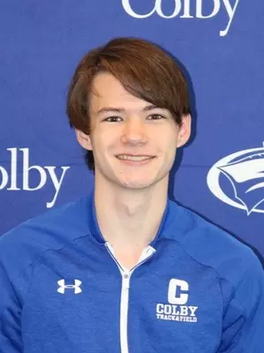
#> input picture dynamic_programming/Image_Compression_by_Seam_carving/dory.png, 264 x 353 px
$ python test2.py
#> lines starting #> are read from the running program, lines starting #| are printed output that depends on the picture
import numpy as np
from scipy.ndimage import sobel
from PIL import Image
from typing import Tuple, Union, Literal
from pathlib import Path

def calculate_energy(img_array: np.ndarray, eps: float = 1e-8) -> np.ndarray:
    """Calculate energy map with improved gradient calculation and color coherence"""
    if img_array.ndim != 3:
        raise ValueError("Input image must have 3 dimensions (height, width, channels)")

    height, width = img_array.shape[:2]
    energy_map = np.zeros((height, width))

    # RGB to grayscale weights (human perception)
    weights = np.array([0.299, 0.587, 0.114])

    for y in range(1, height):
        for x in range(width):
            if x == 0:
                left_cost = float('inf')
            else:
                left_cost = np.sum(np.abs(img_array[y, x] - img_array[y, x-1])) + \
                           np.sum(np.abs(img_array[y-1, x] - img_array[y, x-1]))

            if x == width-1:
                right_cost = float('inf')
            else:
                right_cost = np.sum(np.abs(img_array[y, x] - img_array[y, x+1])) + \
                            np.sum(np.abs(img_array[y-1, x] - img_array[y, x+1]))

            straight_cost = np.sum(np.abs(img_array[y-1, x] - img_array[y, x]))

            energy_map[y, x] = min(left_cost, straight_cost, right_cost)

    for channel, weight in enumerate(weights):
        sobel_x = sobel(img_array[:, :, channel], axis=0)
        sobel_y = sobel(img_array[:, :, channel], axis=1)
        energy_map += weight * np.hypot(sobel_x, sobel_y)

    for channel in range(3):
        grad_x = np.gradient(img_array[:, :, channel], axis=1)
        grad_y = np.gradient(img_array[:, :, channel], axis=0)
        color_coherence = 0.02 * (np.abs(grad_x) + np.abs(grad_y))
        energy_map += color_coherence

    energy_range = np.max(energy_map) - np.min(energy_map)
    if energy_range > eps:
        energy_map = (energy_map - np.min(energy_map)) / energy_range
    else:
        energy_map = np.zeros_like(energy_map)

    return energy_map

def find_vertical_seam(energy_map: np.ndarray) -> np.ndarray:
    """Find vertical seam with improved handling of flat regions and edges"""
    height, width = energy_map.shape
    dp = np.copy(energy_map)
    backtrack = np.zeros((height, width), dtype=np.int32)

    dp += np.random.random(dp.shape) * 1e-5

    for i in range(1, height):
        for j in range(width):
            if j == 0:
                neighbors = dp[i-1, j:j+2]
                min_idx = np.argmin(neighbors)
                backtrack[i, j] = min_idx
                dp[i, j] += neighbors[min_idx]
            elif j == width-1:
                neighbors = dp[i-1, j-1:j+1]
                min_idx = np.argmin(neighbors)
                backtrack[i, j] = min_idx - 1
                dp[i, j] += neighbors[min_idx]
            else:
                neighbors = dp[i-1, j-1:j+2]
                min_idx = np.argmin(neighbors)
                backtrack[i, j] = min_idx - 1
                dp[i, j] += neighbors[min_idx]

    seam = np.zeros(height, dtype=np.int32)
    seam[-1] = np.argmin(dp[-1])

    for i in range(height - 2, -1, -1):
        offset = backtrack[i + 1, seam[i + 1]]
        seam[i] = np.clip(seam[i + 1] + offset, 0, width - 1)


    return seam

def remove_seam(img_array: np.ndarray, seam: np.ndarray, axis: int = 1) -> np.ndarray:
    """Remove seam with color blending at removal points."""
    if axis not in (0, 1):
        raise ValueError("Axis must be 0 (horizontal) or 1 (vertical)")

    height, width, channels = img_array.shape

    if axis == 1:  # Vertical seam
        new_array = np.zeros((height, width-1, channels), dtype=img_array.dtype)

        for i in range(height):
            # Blend colors if the seam pixel isn't at the edge
            if 0 < seam[i] < width - 1:
                left_color = img_array[i, seam[i]-1].astype(float)
                right_color = img_array[i, seam[i]+1].astype(float)
                blend_color = ((left_color + right_color) / 2).astype(img_array.dtype)
            else:
                blend_color = img_array[i, seam[i]].astype(img_array.dtype)

            # Copy pixels left of the seam
            new_array[i, :seam[i]] = img_array[i, :seam[i]]
            # Place the blended color at the seam position
            if seam[i] < width - 1:
                new_array[i, seam[i]-1] = blend_color
            # Copy pixels right of the seam
            new_array[i, seam[i]:] = img_array[i, seam[i]+1:]

        return new_array

    else:  # Horizontal seam
        return remove_seam(img_array.transpose(1, 0, 2), seam, axis=1).transpose(1, 0, 2)


def compress_image(
    image_path: Union[str, Path],
    num_seams: int,
    direction: Literal['both', 'vertical', 'horizontal'] = 'both',
    min_dimension: int = 2
) -> Image.Image:
    """Compress image without logging"""
#> called with image_path = 'dory.png', num_seams = 120, direction = 'both', min_dimension = 2
    if not Path(image_path).exists():
        raise FileNotFoundError(f"Image file not found: {image_path}")

    img = np.array(Image.open(image_path))
#> img is the input picture: shape (353, 264, 3); mean R, G, B 97.7, 112.3, 166.9
    original_aspect = img.shape[1] / img.shape[0]
#> original_aspect = 0.748

    if direction == 'both':
        aspect_weight = min(max(original_aspect - 1.0, 0), 1)
#> aspect_weight = 0
        v_seams = int(num_seams * (0.5 + 0.2 * aspect_weight))
#> v_seams = 60
        h_seams = num_seams - v_seams
#> h_seams = 60
    elif direction == 'vertical':
        v_seams, h_seams = num_seams, 0
    else:
        v_seams, h_seams = 0, num_seams

    recalc_interval = 10

    for i in range(v_seams):
        if img.shape[1] <= min_dimension:
            break

        if i % recalc_interval == 0:
            energy_map = calculate_energy(img)

        seam = find_vertical_seam(energy_map)
        img = remove_seam(img, seam, axis=1)
#> this loop made 2 passes
#> pass 1, in compress_image, `energy_map = calculate_energy(img)`:
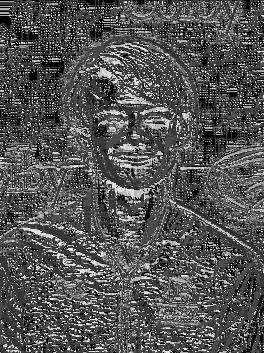
#> energy_map: shape (353, 264) float64; min 0, max 1, mean 0.33
#> pass 1, in compress_image, `img = remove_seam(img, seam, axis=1)`:
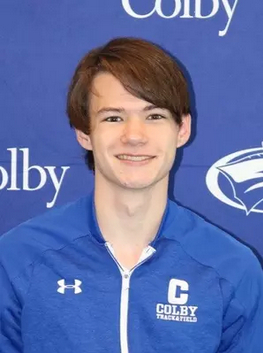
#> img: shape (353, 263, 3); mean R, G, B 97.8, 112.3, 166.8

    for i in range(h_seams):
        if img.shape[0] <= min_dimension:
            break

        if i % recalc_interval == 0:
            energy_map = calculate_energy(img)

        seam = find_vertical_seam(energy_map.T)
        img = remove_seam(img, seam, axis=0)

    return Image.fromarray(img)

if __name__ == "__main__":
    input_path = "dory.png"
    output_path = "compressed_output.jpg"

    try:
        image = compress_image(
            image_path=input_path,
            num_seams=120,
            direction='both',
            min_dimension=2
        )
        image.save(output_path, quality=95)
        print(f"Successfully saved compressed image to {output_path}")
    except Exception as e:
        print(f"Error during image compression: {str(e)}")

$ run again, with dynamic_programming/Image_Compression_by_Seam_carving/compressed_image_bad.jpg saved as dynamic_programming/Image_Compression_by_Seam_carving/dory.png
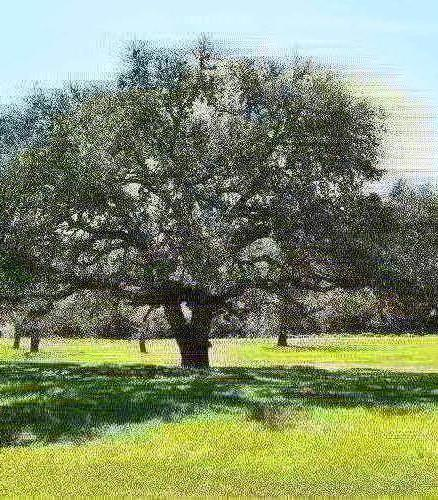
#> input picture dynamic_programming/Image_Compression_by_Seam_carving/compressed_image_bad.jpg, 438 x 500 px
#> in compress_image, img is the input picture: shape (500, 438, 3); mean R, G, B 130, 141, 110.1
#> the loop in compress_image, `for i in range(v_seams):` made 2 passes
#> pass 1, in compress_image, `energy_map = calculate_energy(img)`:
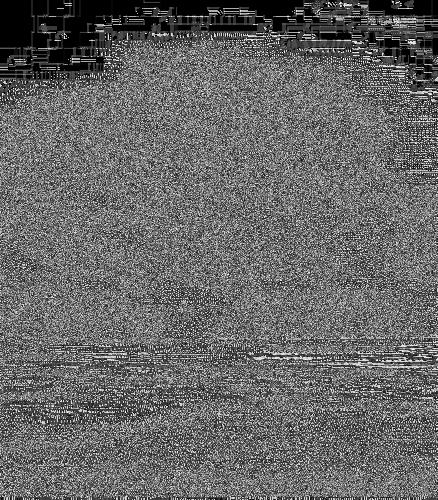
#> energy_map: shape (500, 438) float64; min 0, max 1, mean 0.407
#> pass 1, in compress_image, `img = remove_seam(img, seam, axis=1)`:
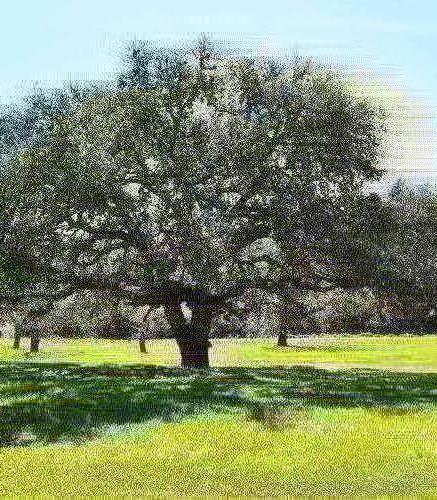
#> img: shape (500, 437, 3); mean R, G, B 130, 141, 110
